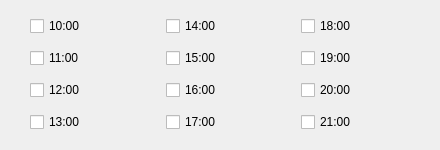
         <widget class="QWidget" name="tb_4">
          <attribute name="title">
           <string>周四</string>
          </attribute>
          <widget class="QWidget" name="layoutWidget_6">
           <property name="geometry">
            <rect>
             <x>30</x>
             <y>10</y>
             <width>401</width>
             <height>131</height>
            </rect>
           </property>
           <layout class="QGridLayout" name="gridLayout_8">
            <item row="0" column="0">
             <widget class="QCheckBox" name="cb_36">
              <property name="text">
               <string>10:00</string>
              </property>
             </widget>
            </item>
            <item row="0" column="1">
             <widget class="QCheckBox" name="cb_40">
              <property name="text">
               <string>14:00</string>
              </property>
             </widget>
            </item>
            <item row="0" column="2">
             <widget class="QCheckBox" name="cb_44">
              <property name="text">
               <string>18:00</string>
              </property>
             </widget>
            </item>
            <item row="1" column="0">
             <widget class="QCheckBox" name="cb_37">
              <property name="text">
               <string>11:00</string>
              </property>
             </widget>
            </item>
            <item row="1" column="1">
             <widget class="QCheckBox" name="cb_41">
              <property name="text">
               <string>15:00</string>
              </property>
             </widget>
            </item>
            <item row="1" column="2">
             <widget class="QCheckBox" name="cb_45">
              <property name="text">
               <string>19:00</string>
              </property>
             </widget>
            </item>
            <item row="2" column="0">
             <widget class="QCheckBox" name="cb_38">
              <property name="text">
               <string>12:00</string>
              </property>
             </widget>
            </item>
            <item row="2" column="1">
             <widget class="QCheckBox" name="cb_42">
              <property name="text">
               <string>16:00</string>
              </property>
             </widget>
            </item>
            <item row="2" column="2">
             <widget class="QCheckBox" name="cb_46">
              <property name="text">
               <string>20:00</string>
              </property>
             </widget>
            </item>
            <item row="3" column="0">
             <widget class="QCheckBox" name="cb_39">
              <property name="text">
               <string>13:00</string>
              </property>
             </widget>
            </item>
            <item row="3" column="1">
             <widget class="QCheckBox" name="cb_43">
              <property name="text">
               <string>17:00</string>
              </property>
             </widget>
            </item>
            <item row="3" column="2">
             <widget class="QCheckBox" name="cb_47">
              <property name="text">
               <string>21:00</string>
              </property>
             </widget>
            </item>
           </layout>
          </widget>
         </widget>
